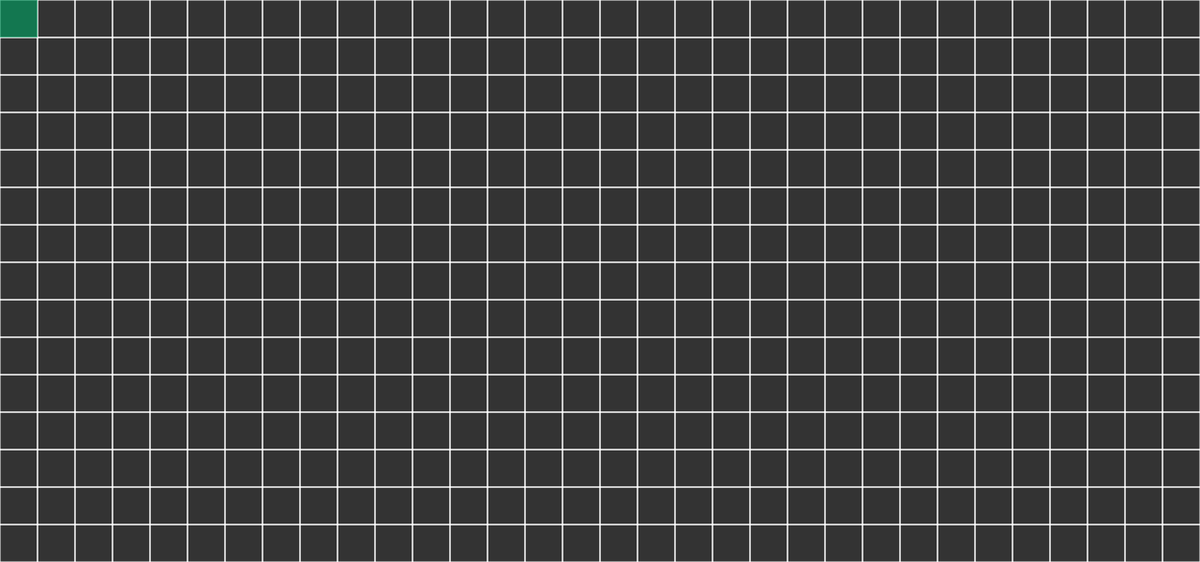
Frame 1 (no input)
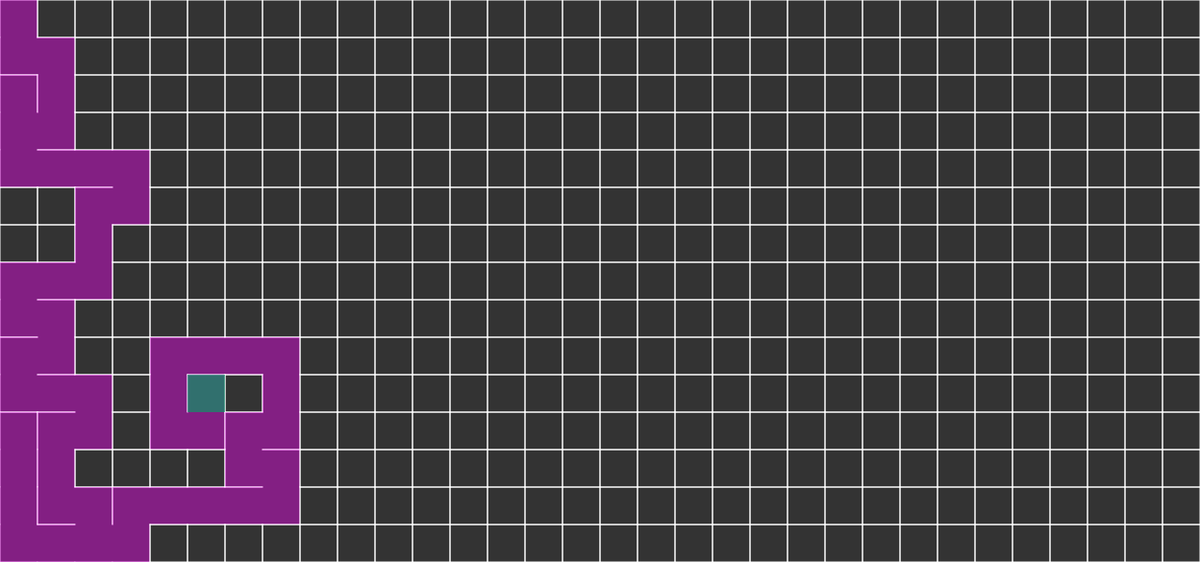
Frame 60 (no input)
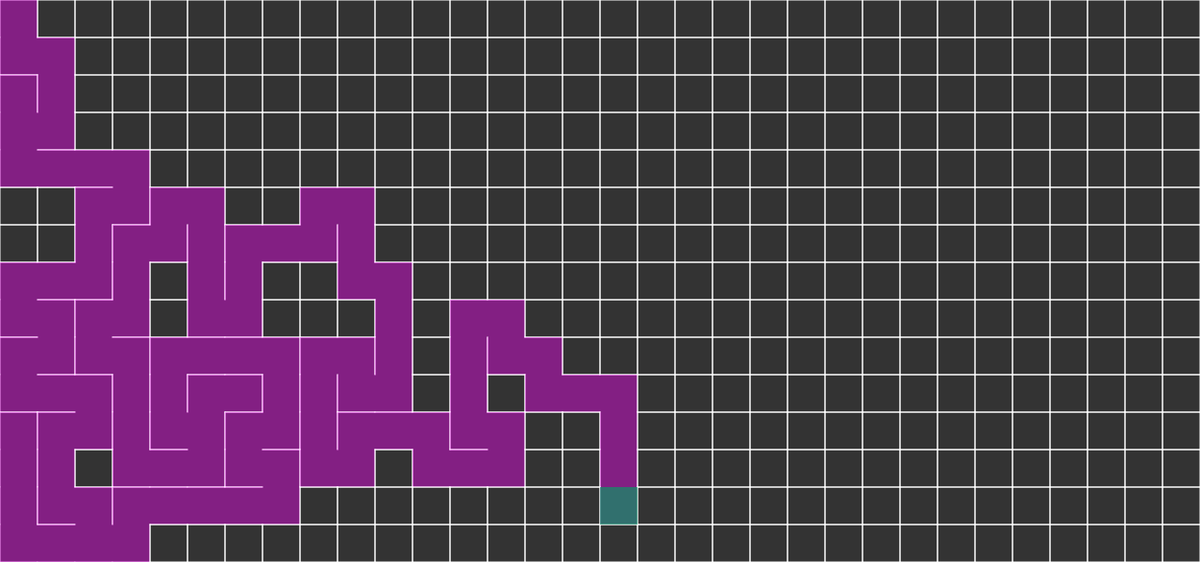
Frame 120 (the mouse pressed at the canvas centre since frame 60)

The p5.js sketch that drew these frames (run headless with seeded random() and noise() and a simulated clock; from frame 60 on, the mouse is pressed at the canvas centre):

// p5.js sketch
// ── sketch.js
var rows,cols;
var w = 40;
var grid = [];
var current;
var stack = [];

function setup() {
	createCanvas(1280,600);
	cols = floor(width/w);
	rows = floor(height/w);
	frameRate(9999);
	for (var j = 0; j < rows; j++) {
		for(var i = 0; i < cols; i++)
		{
			var cell = new Cell(i,j);
			grid.push(cell);
		}
	}
	current = grid[0];
}

function draw() {
	background(51);
	for (var i = 0; i < grid.length; i++) {
		grid[i].show();
	};
	current.visited = true;
	current.highlight();

	var next = current.checkNeighbours();
	if(next)
	{
		next.visited = true;
		stack.push(current);
		current.highlight2();
		removeWalls(current,next);

		current = next;
	}
	else if(stack.length>0)
	{
		var cell = stack.pop();
		current = cell;
	}
}

function index (i,j) {
	if(i < 0 || j < 0 || i > cols-1 || j > rows-1){
		return -1;
	}
	return i + j * cols;
}

function Cell(i,j)
{
	this.i = i;
	this.j = j;
	this.visited = false;
	this.walls = [true,true,true,true];

	this.checkNeighbours = function()
	{
		var neighbours = [];
		var top = grid[index(i,j-1)];
		var right = grid[index(i+1,j)];
		var bottom = grid[index(i,j+1)];
		var left = grid[index(i-1,j)];
		
		if(top && !top.visited)
		{
			neighbours.push(top);
		}
		if(right && !right.visited)
		{
			neighbours.push(right);
		}
		if(bottom && !bottom.visited)
		{
			neighbours.push(bottom);
		}
		if(left && !left.visited)
		{
			neighbours.push(left);
		} 

		if(neighbours.length>0)
		{
			var r = floor(random(0,neighbours.length));
			return neighbours[r];
		}
		else
		{
			return undefined;
		}
	}

	this.highlight = function()
	{
		var x = this.i*w;
		var y = this.j*w;
		noStroke();
		fill(0,0,255,100);
		rect(x,y,w,w);
	}
	this.highlight2 = function()
	{
		var x = this.i*w;
		var y = this.j*w;
		noStroke();
		fill(0,255,0,100);
		rect(x,y,w,w);
	}

	this.show = function(){
		var x = this.i*w;
		var y = this.j*w;
		stroke(255);
		
		if(this.walls[0])
			line(x,y,x+w,y);
		if(this.walls[1])
			line(x+w,y,x+w,y+w);
		if(this.walls[2])
			line(x+w,y+w,x,y+w);
		if(this.walls[3])
			line(x,y+w,x,y);
		if(this.visited)
		{
			noStroke();
			fill(255,0,255,100);
			rect(x,y,w,w);
		}
	}
}

function removeWalls(a,b)
{
	var x = a.i - b.i;
	if(x==1)
	{
		a.walls[3] = false;
		b.walls[1] = false;
	}
	if(x==-1)
	{
		b.walls[3] = false;
		a.walls[1] = false;
	}
	var y = a.j - b.j;
	if(y==1)
	{
		a.walls[0] = false;
		b.walls[2] = false;
	}
	if(y==-1)
	{
		b.walls[0] = false;
		a.walls[2] = false;
	}
}
